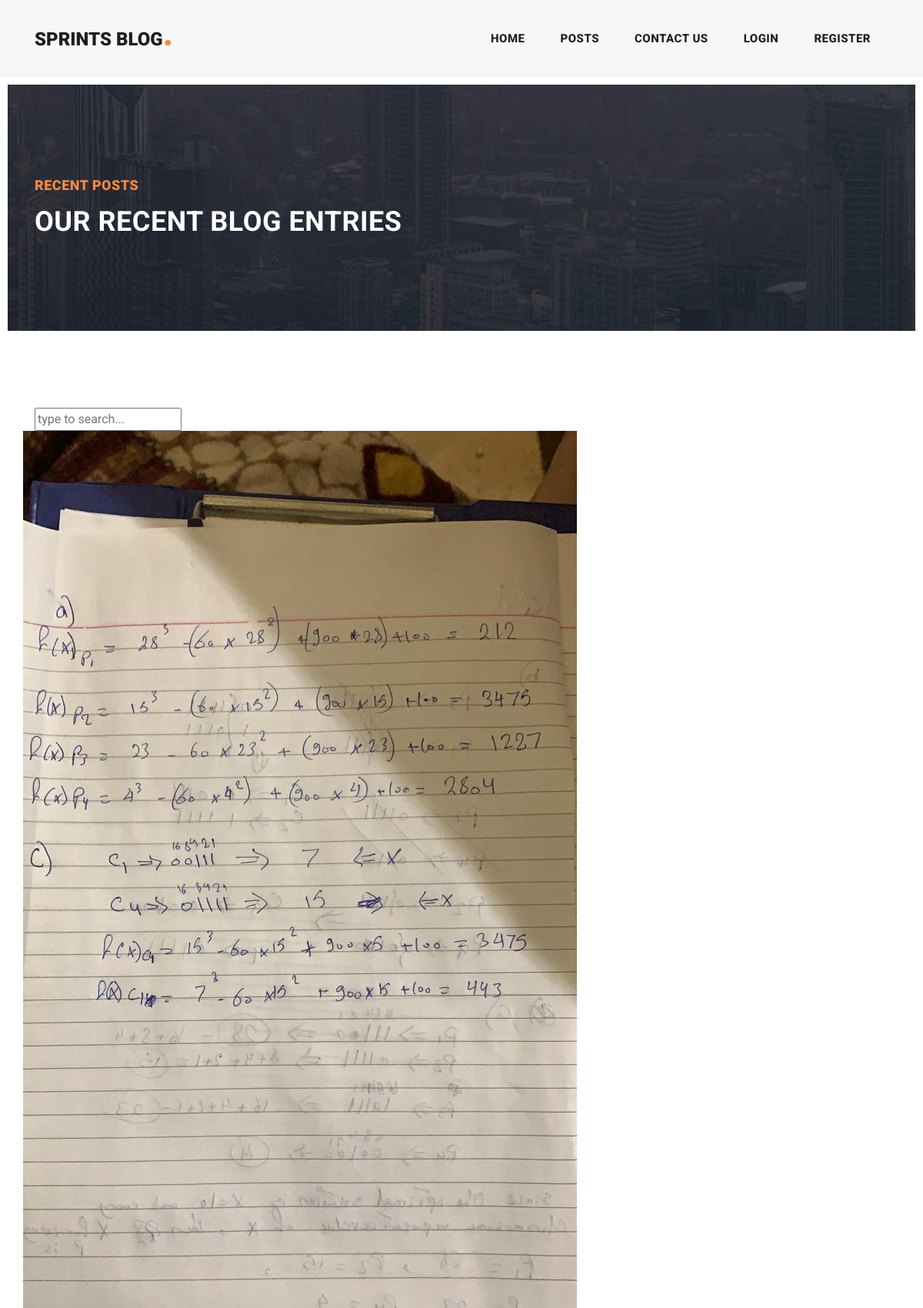
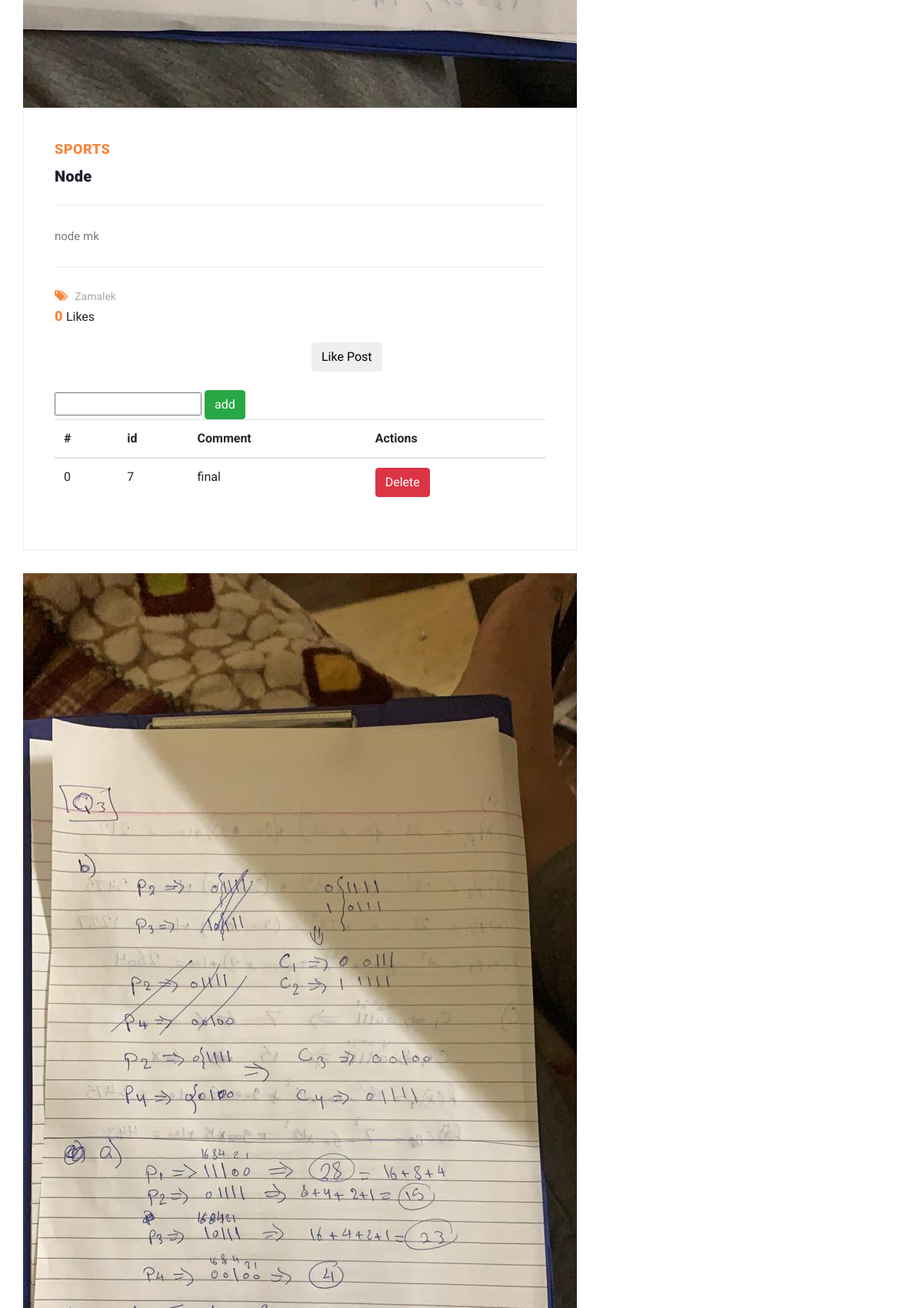
/posts.php (upper part), run on the app's committed database (2 pictures, top to bottom).
### tables this page shows
CREATE TABLE `posts` (
  `id` bigint(20) UNSIGNED NOT NULL,
  `title` varchar(1000) NOT NULL,
  `content` longtext NOT NULL,
  `image` varchar(1000) NOT NULL,
  `publish_date` datetime NOT NULL,
  `created_at` datetime NOT NULL DEFAULT current_timestamp(),
  `updated_at` datetime DEFAULT NULL,
  `category_id` bigint(20) UNSIGNED NOT NULL,
  `user_id` bigint(20) UNSIGNED NOT NULL
);

CREATE TABLE `categories` (
  `id` bigint(20) UNSIGNED NOT NULL,
  `name` varchar(50) NOT NULL
);

CREATE TABLE `tags` (
  `id` bigint(20) UNSIGNED NOT NULL,
  `name` varchar(200) NOT NULL
);

CREATE TABLE `comments` (
  `id` bigint(20) UNSIGNED NOT NULL,
  `comment` text NOT NULL,
  `comment_date` datetime NOT NULL DEFAULT current_timestamp(),
  `post_id` bigint(20) UNSIGNED NOT NULL,
  `user_id` bigint(20) UNSIGNED NOT NULL
);

### logic/auth.php (called while the page is built, shortened)
<?php
require_once(BASE_PATH . '/dal/basic_dal.php');
function getUserId()
{
    return 0;
}

### logic/posts.php (called while the page is built, shortened)
<?php
require_once(BASE_PATH . '/dal/basic_dal.php');
function getPosts(
    $page_size,
    $page = 1,
    $category_id = null,
    $tag_id = null,
    $user_id = null,
    $follow_id = null,
    $q = null,
    $order_field = "publish_date",
    $order_by = "desc",
    $like_by_user_id = null
) {
    $offset = ($page - 1) * $page_size;
    $sql = "SELECT p.*,c.name AS category_name,u.name AS user_name FROM posts p
    INNER JOIN categories c ON c.id=p.category_id
    INNER JOIN users u ON u.id=p.user_id
    WHERE 1=1";
    $types = '';
    $vals = [];
    $sql = addWhereConditions($sql, $category_id, $tag_id, $user_id,$follow_id, $q, $types, $vals);
    $sql .= " ORDER BY $order_field $order_by limit $offset,$page_size";
    $posts =  getRows($sql, $types, $vals);
    for ($i = 0; $i < count($posts); $i++) {
        $posts[$i]['comments'] = getPostCommentsCount($posts[$i]['id']);
        $posts[$i]['tags'] = getPostTags($posts[$i]['id']);
        $posts[$i]['likes_count'] = getLikesCount($posts[$i]['id']);
        if ($like_by_user_id) {
            $posts[$i]['liked_by_me'] = getIfLikedByMe($posts[$i]['id'], $like_by_user_id);
        } else
            $posts[$i]['liked_by_me'] = false;
    }
    return $posts;
}
function addWhereConditions($sql, $category_id = null, $tag_id = null, $user_id = null,$follow_id=null, $q = null, &$types, &$vals)
{
    return $sql;
}
function getPostCommentsCount($postId)
{
    $sql = "SELECT id,comment FROM comments WHERE post_id=$postId";
    $result = getRows($sql);
    return $result;
}
function getLikesCount($postId)
{
    $sql = "SELECT COUNT(0) as cnt FROM likes WHERE post_id=$postId";
    $result = getRow($sql);
    return $result['cnt'];
}
function getPostTags($postId)
{
    $sql = "SELECT t.id,t.name FROM post_tags pt
    INNER JOIN tags t ON t.id=pt.tag_id
    WHERE post_id=$postId";
    return getRows($sql);
}

### dal/basic_dal.php (called while the page is built, shortened)
<?php
function getConnection()
{
    $conn = mysqli_connect('localhost', 'root', '', 'blog');
    mysqli_query($conn, "SET CHARACTER SET utf-8");
    return $conn;
}
function getRows($sql, $types = null, $vals = null)
{
    $results = [];
    $conn = getConnection();
    if ($conn) {
        if ($types && $vals) {
            $stmt = mysqli_prepare($conn, $sql);
            mysqli_stmt_bind_param($stmt, $types, ...$vals);
            mysqli_stmt_execute($stmt);
            $query = mysqli_stmt_get_result($stmt);
            mysqli_stmt_close($stmt);
        } else {
            $query = mysqli_query($conn, $sql);
        }
        while (($row = mysqli_fetch_assoc($query)) != null) {
            array_push($results, $row);
        }
    }
    return $results;
}
function getRow($sql, $types = null, $vals = null)
{
    $results = getRows($sql, $types, $vals);
    if (count($results) > 0)
        return $results[0];
    return null;
}

### posts.php (the view, shortened to what this page needs)
<?php
require_once(BASE_PATH . '/logic/posts.php');
require_once(BASE_PATH . '/logic/auth.php');
$category_id = isset($_REQUEST['category_id']) ? $_REQUEST['category_id'] : null;
$tag_id = isset($_REQUEST['tag_id']) ? $_REQUEST['tag_id'] : null;
$q = isset($_REQUEST['q']) ? $_REQUEST['q'] : null;
$page = isset($_REQUEST['page']) ? $_REQUEST['page'] : 1;
$page_size = 6;
$posts = getPosts($page_size, $page, $category_id, $tag_id, null,null, $q, 'publish_date', 'desc', getUserId());
?>
<?php require_once('layout/header.php'); ?>
<div class="heading-page header-text">
    <section class="page-heading">
        <div class="container">
            <div class="row">
                <div class="col-lg-12">
                    <div class="text-content">
                        <h4>Recent Posts</h4>
                        <h2>Our Recent Blog Entries</h2>
                    </div>
                </div>
            </div>
        </div>
    </section>
</div>
<section class="blog-posts">
    <div class="container">
        <div class="row">
            <div class="col-lg-12">
                <div class="sidebar-item search">
                    <form id="search_form" name="gs" method="GET" action="<?= BASE_URL . '/posts.php' ?>">
                        <input type="text" value="<?= isset($_REQUEST['q']) ? $_REQUEST['q'] : '' ?>" name="q" class="searchText" placeholder="type to search..." autocomplete="on">
                    </form>
                </div>
            </div>
        </div>
        <div class="row">
            <div class="col-lg-12">
                <div class="all-blog-posts">
                    <div class="row">
                        <?php
                        foreach ($posts as $post) {
                        ?>
                            <div class="blog-post">
                                <div class="blog-thumb">
                                    <img src="<?= BASE_URL . '/post_images/' . $post['image'] ?>" alt="">
                                </div>
                                <div class="down-content">
                                    <span><?= $post['category_name'] ?></span>
                                    <a href="<?= BASE_URL . '/post-details.php?id=' . $post['id'] ?>">
                                        <h4><?= $post['title'] ?></h4>
                                    </a>
                                    <p><?= $post['content'] ?></p>
                                    <?php
                                    if ($post['tags']) {
                                    ?>
                                        <div class="post-options">
                                            <div class="row">
                                                <div class="col-6">
                                                    <ul class="post-tags">
                                                        <li><i class="fa fa-tags"></i></li>
                                                        <?php
                                                        foreach ($post['tags'] as $tag) {
                                                        ?>
                                                            <li><a href="<?= BASE_URL . "/posts.php?tag_id={$tag['id']}" ?>"><?= $tag['name'] ?></a></li>
                                                        <?php
                                                        }
                                                        ?>
                                                    </ul>
                                                </div>
                                            </div>
                                        </div>
                                    <?php
                                    }
                                    ?>
                                    <div class="row">
                                        <div class="col-md-6">
                                            <span id="likes_count_<?= $post['id'] ?>"><?= $post['likes_count']; ?></span> Likes
                                        </div>
                                        <div class="col-md-6">
                                            <br>
                                            <br>
                                            <button id="likes_btn_<?= $post['id'] ?>" class="btn" type="button" onclick="likePost(<?= $post['id']; ?>)" style="display:<?= !$post['liked_by_me'] ? "block" : "none" ?>">Like Post</button>
                                        </div>
                                    </div>
                                    <br>
                                    <form name="form" action="" method="POST">
                                        <input type="text" name="seb" id="data">
                                        <button class="btn btn-success">add</button>
                                    </form>
                                    <table class="table">
                                        <thead>
                                            <tr>
                                                <th>#</th>
                                                <th>id</th>
                                                <th>Comment</th>
                                                <th>Actions</th>
                                            </tr>
                                        </thead>
                                        <tbody>
                                            <?php
                                            $ci = getPostCommentsCount($post['id']);
                                            for ($i = 0; $i < count($ci); $i++) {
                                                echo "<tr>
                                                <td>$i</td>
                                                <td>{$ci[$i]['id']}</td>
                                                <td>{$ci[$i]['comment']}</td>
                                                <td>
                                                <a onclick='return confirm(\"Are you sure ?\")' href='deleteComment.php?id={$ci[$i]['id']}' class='btn btn-danger'>Delete</a>
                                                </td>
                                                </tr>";
                                            }
                                            ?>
                                        </tbody>
                                    </table>
                                </div>
                            </div>
                        <?php
                        }
                        ?>
                    </div>
                </div>
            </div>
        </div>
    </div>
</section>
<?php require_once('layout/footer.php') ?>

### assets/css/templatemo-stand-blog.css (style rules this page uses)
body { font-family: 'Roboto', sans-serif; overflow-x: hidden; text-rendering: optimizeLegibility; -webkit-font-smoothing: antialiased; -moz-osx-font-smoothing: grayscale; }
p { margin-bottom: 0px; font-size: 15px; font-weight: 400; color: #7a7a7a; line-height: 30px; }
a { text-decoration: none!important; }
ul { padding: 0; margin: 0; list-style: none; }
h1, h2, h3, h4, h5, h6 { margin: 0px; }
.heading-page { padding-top: 110px; }
.page-heading { margin: 0px 10px; padding: 120px 0px; text-align: left; background-position: center center; background-repeat: no-repeat; background-size: cover; background-image: url(../images/heading-bg.jpg); }
.page-heading .text-content h4 { color: #f48840; font-size: 18px; text-transform: uppercase; font-weight: 900; letter-spacing: 0.5px; margin-bottom: 15px; }
.page-heading .text-content h2 { color: #fff; font-size: 36px; font-weight: 700; text-transform: uppercase; letter-spacing: 0.5px; }
.blog-posts { margin-top: 100px; }
.blog-posts .blog-post { margin-bottom: 30px; }
.blog-posts .blog-thumb img { width: 100%; overflow: hidden; }
.blog-posts .down-content { padding: 40px; border-right: 1px solid #eee; border-left: 1px solid #eee; border-bottom: 1px solid #eee; }
.blog-posts .down-content span { font-size: 18px; text-transform: uppercase; letter-spacing: 0.5px; font-weight: 900; color: #f48840; }
.blog-posts .down-content h4 { font-size: 24px; text-transform: capitalize; letter-spacing: 0.5px; font-weight: 900; color: #20232e; margin: 10px 0px 12px 0px; }
.blog-posts .down-content h4 { font-size: 20px; letter-spacing: 0.25px; }
.blog-posts .down-content p { padding: 25px 0px; margin: 25px 0px; border-top: 1px solid #eee; border-bottom: 1px solid #eee; }
.blog-posts .down-content ul.post-tags li, .blog-posts .down-content ul.post-share li { display: inline-block; }
.blog-posts .down-content ul.post-tags li:first-child i, .blog-posts .down-content ul.post-share li:first-child i { color: #f48840; margin-right: 5px; }
.blog-posts .down-content ul.post-tags li, .blog-posts .down-content ul.post-share li { color: #aaa; }
.blog-posts .down-content ul.post-tags li a, .blog-posts .down-content ul.post-share li a { font-size: 14px; color: #aaa; font-weight: 400; transition: all .3s; }

### data on the page
posts: image (picture), category.name "SPORTS", title "Node", content "node mk", likes_count "0"
tags: name "Zamalek"
comments: id "7", comment "final"
posts: image (picture)
